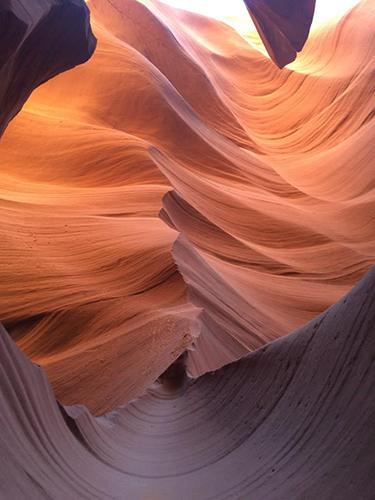
#> input picture Chapter 10/10.3/dataset/antelopecanyon_01.png, 375 x 500 px; its folder holds only this picture in this run
$ python train_and_test.py --dataset '../../../Chapter 10/10.3/dataset'   (older library calls are emulated)
#> lines starting #> are read from the running program, lines starting #| are printed output that depends on the picture
#> further down, image is the input picture: shape (500, 375, 3); mean B, G, R 80.9, 93.6, 154
from sklearn.metrics import classification_report
from sklearn.ensemble import RandomForestClassifier
from sklearn.tree import DecisionTreeClassifier
from sklearn.model_selection import train_test_split
from imutils import paths
import numpy as np
import argparse
import mahotas
import cv2
import sklearn


def describe(image):
    # extract the mean and std deviation from each channel of the image(HSV)
    (means, std) = cv2.meanStdDev(cv2.cvtColor(image, cv2.COLOR_BGR2HSV))
#> means = [64.63, 119, 154.3]; std = [75.28, 48.81, 65.1]
    colorStats = np.concatenate([means, std]).flatten()
#> colorStats = [64.63, 119, 154.3, 75.28, 48.81, 65.1]

    # extract Haralick texture features
    gray = cv2.cvtColor(image, cv2.COLOR_BGR2GRAY)
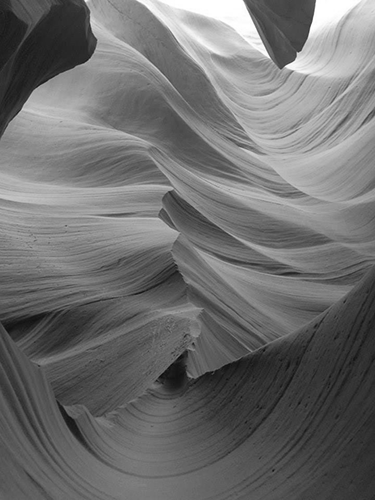
#> gray: shape (500, 375); min 9, max 255, mean 110.2
#> (the run stopped early here; a loop or call above may not have finished)

$ run again, on Chapter 10/10.3/dataset/antelopecanyon_05.png
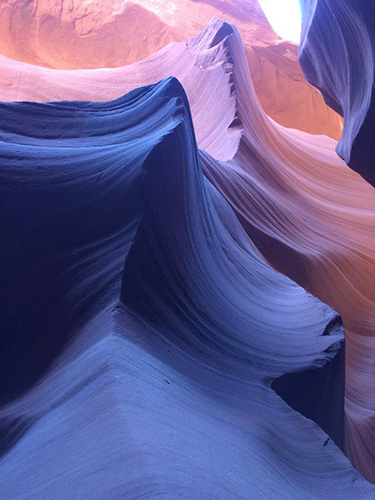
#> input picture Chapter 10/10.3/dataset/antelopecanyon_05.png, 375 x 500 px
#> image is the input picture: shape (500, 375, 3); mean B, G, R 143.9, 91.5, 100.3
#> means = [126, 124.8, 151.9]; std = [26.12, 36.3, 58.83]
#> colorStats = [126, 124.8, 151.9, 26.12, 36.3, 58.83]
#> in describe, `gray = cv2.cvtColor(image, cv2.COLOR_BGR2GRAY)`:
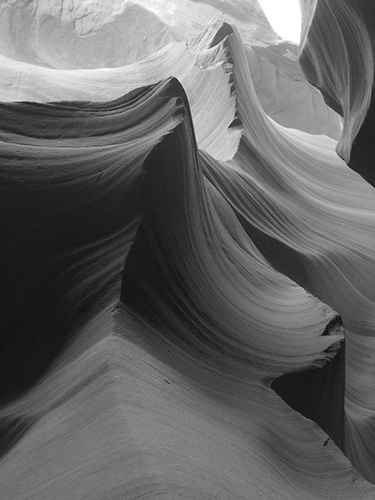
#> gray: shape (500, 375); min 14, max 255, mean 100.1

$ run again, on Chapter 10/10.3/dataset/grandcanyon_02.png
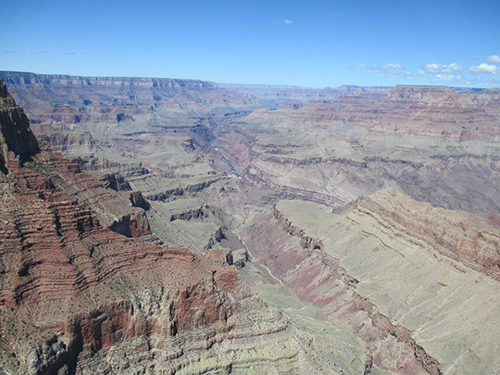
#> input picture Chapter 10/10.3/dataset/grandcanyon_02.png, 500 x 375 px
#> image is the input picture: shape (375, 500, 3); mean B, G, R 162, 148.8, 139.7
#> means = [73.23, 54.89, 171.2]; std = [52.87, 45.15, 49.38]
#> colorStats = [73.23, 54.89, 171.2, 52.87, 45.15, 49.38]
#> in describe, `gray = cv2.cvtColor(image, cv2.COLOR_BGR2GRAY)`:
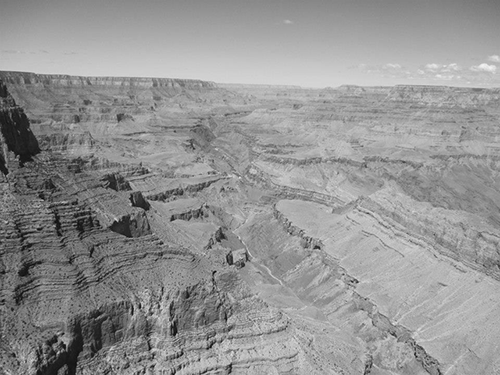
#> gray: shape (375, 500); min 3, max 242, mean 147.6

$ run again, on Chapter 10/10.3/dataset/antelopecanyon_02.png
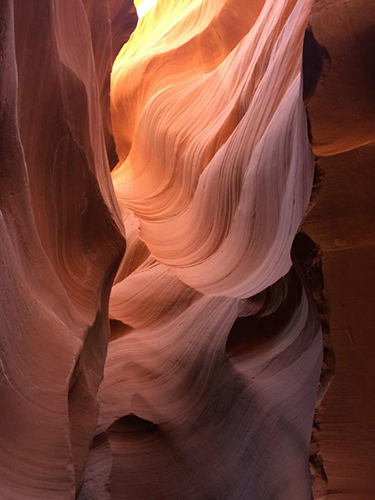
#> input picture Chapter 10/10.3/dataset/antelopecanyon_02.png, 375 x 500 px
#> image is the input picture: shape (500, 375, 3); mean B, G, R 54.5, 67.2, 119.7
#> means = [29.52, 145.8, 119.7]; std = [59.26, 37.95, 62.79]
#> colorStats = [29.52, 145.8, 119.7, 59.26, 37.95, 62.79]
#> in describe, `gray = cv2.cvtColor(image, cv2.COLOR_BGR2GRAY)`:
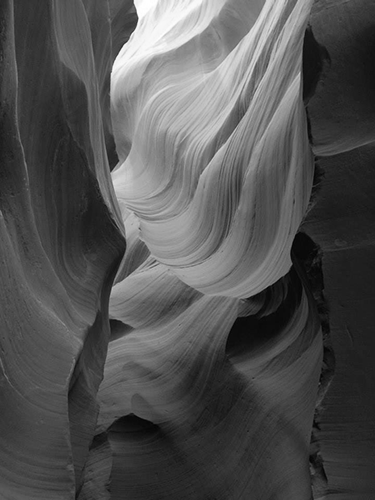
#> gray: shape (500, 375); min 3, max 255, mean 81.4
